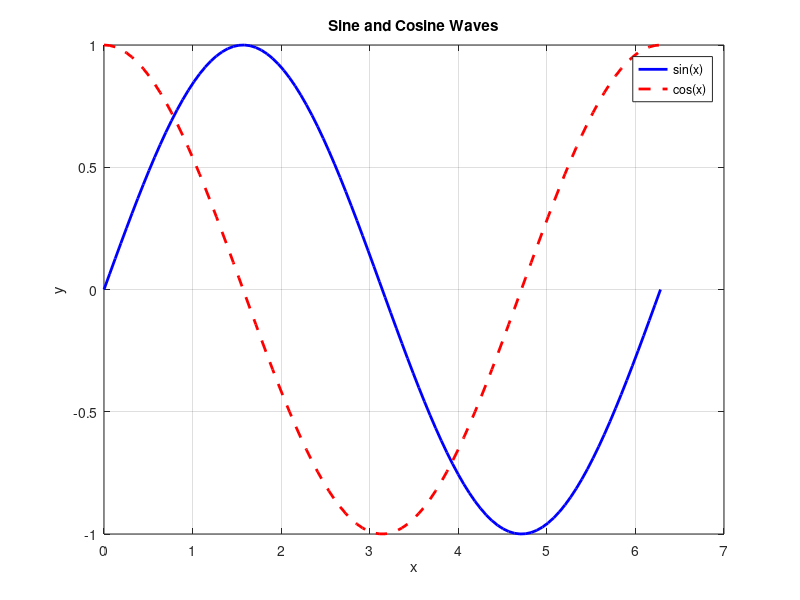
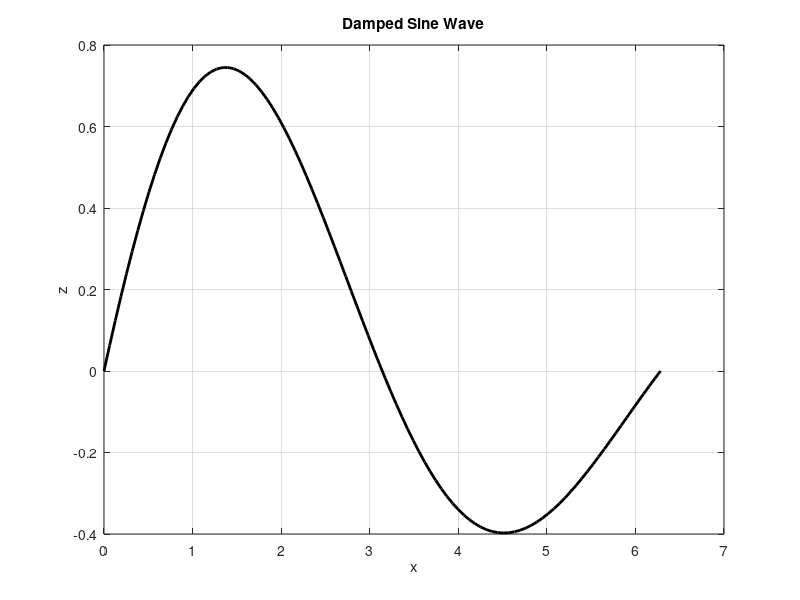

Write MATLAB code to recreate these figures, in order.
%% Simple plot test
x = linspace(0, 2*pi, 100);
y1 = sin(x);
y2 = cos(x);

figure;
plot(x, y1, '-b', 'LineWidth', 2); hold on;
plot(x, y2, '--r', 'LineWidth', 2);
grid on;



xlabel('x');
ylabel('y');
title('Sine and Cosine Waves');
legend('sin(x)', 'cos(x)');

%% Another section (test running chunks)
z = sin(x) .* exp(-0.2*x);

figure;
plot(x, z, 'k', 'LineWidth', 2);
grid on;

title('Damped Sine Wave');
xlabel('x');
ylabel('z');
